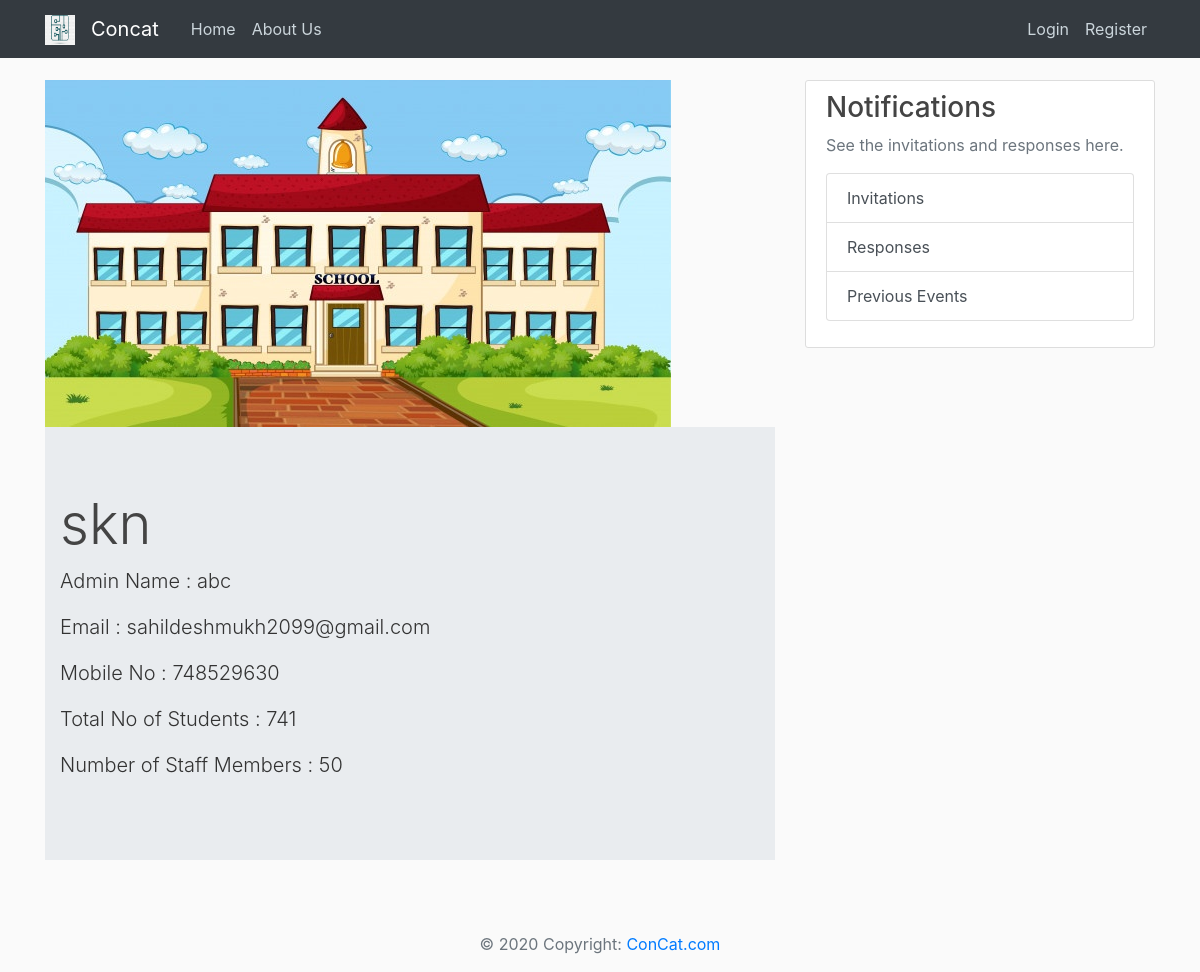
Before: /institute_info/1 with the older database file.
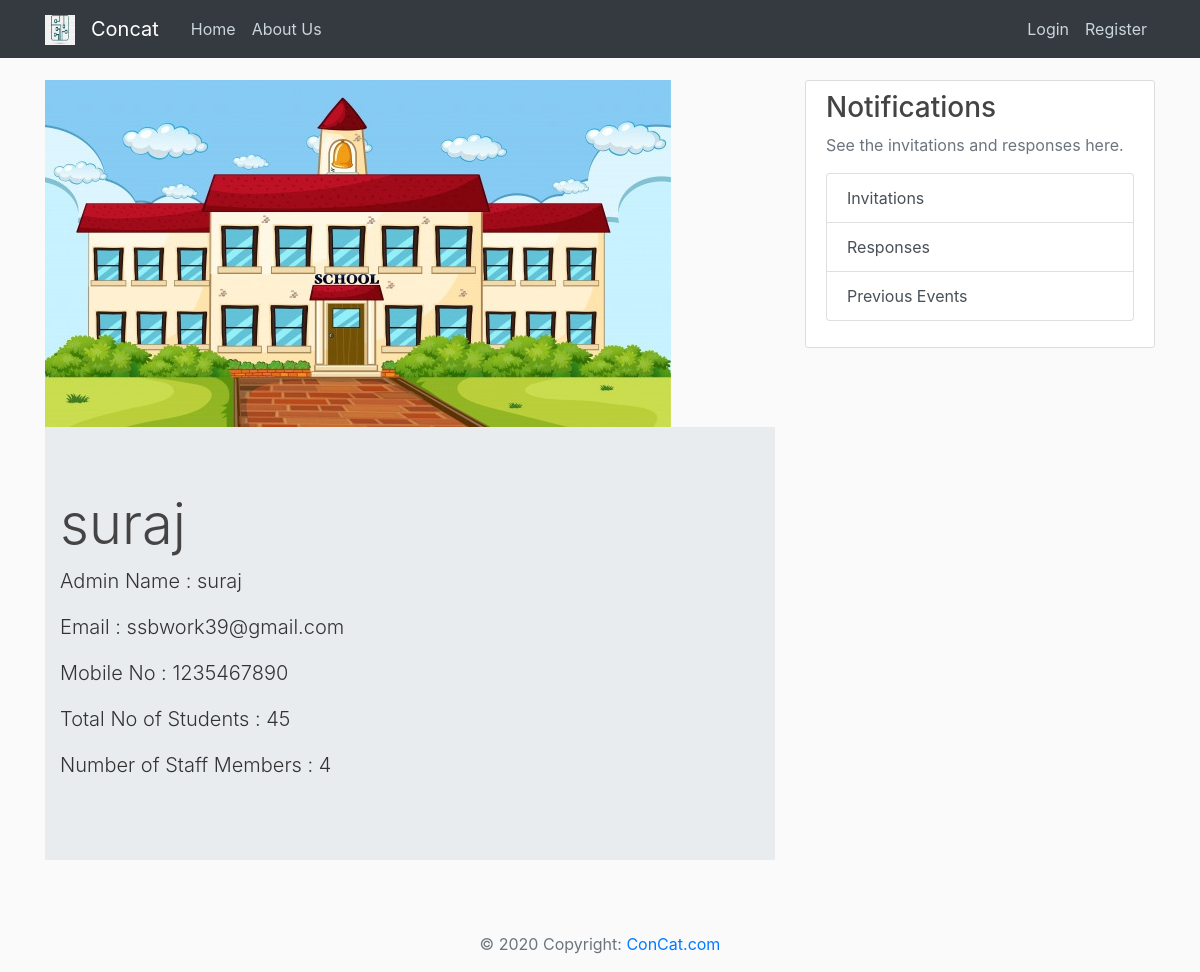
After: the same page with the newer database file.
### FlaskApp/models.py (models this page shows, shortened)
class Institute(db.Model , UserMixin):
	id = db.Column(db.Integer , primary_key = True)
	ins_name = db.Column(db.String(70),unique = True,nullable = False)
	admin_name = db.Column(db.String(50),nullable = False)
	address = db.Column(db.String(100),nullable=False)
	mobile_no = db.Column(db.Integer,unique = True,nullable=False)
	no_of_students = db.Column(db.Integer,nullable=False)
	no_of_staff = db.Column(db.Integer,nullable=False)
	email = db.Column(db.String(120),unique = True,nullable = False)
	password = db.Column(db.String(60),nullable=False)
	scope = db.Column(db.String(200),nullable=False)
	ins_img = db.Column(db.String(20), default='default.jpg')
	posts = db.relationship('Event',backref='host',lazy=True)

### FlaskApp/routes.py (the view)
@app.route("/institute_info/<int:ins_id>")
def institute_info(ins_id):
	institute = Institute.query.get_or_404(ins_id)
	events = Event.query.filter_by(host=institute).order_by(Event.event_date.desc())
	return render_template('institute_info.html',title=institute.ins_name,institute=institute , events = events)

### FlaskApp/templates/institute_info.html (shortened to what this page needs)
{% extends "layout.html" %}
{% block content %}
    <img src="{{ url_for('static' , filename = 'ins_profiles/'+institute.ins_img) }}">
    <div class="jumbotron jumbotron-fluid">
      <div class="container">
        <h1 class="display-4"> {{ institute.ins_name }}</h1>
        <p class="lead">Admin Name : {{ institute.admin_name }}</p>
        <p class="lead">Email : {{ institute.email }}</p>
        <p class="lead">Mobile No : {{ institute.mobile_no }}</p>
        <p class="lead">Total No of Students : {{ institute.no_of_students }}</p>
        <p class="lead">Number of Staff Members : {{ institute.no_of_staff }}</p>
      </div>
  </div>
{% endblock content %}

### FlaskApp/templates/layout.html (shortened to what this page needs)
<!DOCTYPE html>
<html>
<head>
    <link rel="stylesheet" href="https://maxcdn.bootstrapcdn.com/bootstrap/4.0.0/css/bootstrap.min.css">
    <link rel="stylesheet" type="text/css" href="../static/main.css">
	</head>
	<body>
		<header class="site-header">
	      	<nav class="navbar navbar-expand-md navbar-dark bg-dark fixed-top">
	        <div class="container">
			  <a class="navbar-brand" href="/">
			    <img src="{{ url_for('static',filename='logo/images.png') }}" width="30" height="30" alt="">
			  </a>
	          <a class="navbar-brand mr-4" href="/">Concat</a>
	          	<div class="collapse navbar-collapse" id="navbarToggle">
	            	<div class="navbar-nav mr-auto">
	             	 	<a class="nav-item nav-link" href="{{ url_for('home') }}">Home</a>
	              		<a class="nav-item nav-link" href="{{ url_for('about') }}">About Us</a>
	            	</div>
	            	<div class="navbar-nav">
	            		{% if current_user.is_authenticated  %}
		                	<a class="nav-item nav-link" href="{{ url_for('create_post') }}">New Event</a>
		                	<a class="nav-item nav-link" href="{{ url_for('institute_info' , ins_id=current_user.id) }}">Account</a>
		                	<a class="nav-item nav-link" href="{{ url_for('logout') }}">Logout</a>
	                	{% else %}
		                	<a class="nav-item nav-link" href="{{ url_for('login') }}">Login</a>
		                	<a class="nav-item nav-link" href="{{ url_for('register') }}">Register</a>
	                	{% endif %}
	            	</div>
	          	</div>
	        </div>
	      	</nav>
	    </header>
	    <main role="main" class="container">
		    <div class="row">
		        <div class="col-md-8">
		        	{% block content %}{% endblock %}
		        </div>
			    <div class="col-md-4">
		          <div class="content-section">
		            <h3>Notifications</h3>
		            <p class='text-muted'>See the invitations and responses here.
		              	<div class="list-group">
						  <a href="#" class="list-group-item list-group-item-action">
						    Invitations
						  </a>
						  <a href="#" class="list-group-item list-group-item-action">
						  	Responses
						  </a>
						  <a href="#" class="list-group-item list-group-item-action">
						  	Previous Events
						  </a>
						</div>
		            </p>
		          </div>
		        </div>
		    </div>
		</main>
		<footer class="page-footer font-small blue pt-4">
			<div class="footer-copyright text-center py-3">
				<span class="text-muted">© 2020 Copyright: </span>
				<span><a href="#">ConCat.com</a></span>
			</div>
		</footer>
	</body>
	</html>

### FlaskApp/static/main.css (style rules this page uses)
body { background: #fafafa; color: #333333; margin-top: 5rem; }
h1, h2, h3, h4, h5, h6 { color: #444444; }
.site-header .navbar-nav .nav-link { color: #cbd5db; }
.content-section { background: #ffffff; padding: 10px 20px; border: 1px solid #dddddd; border-radius: 3px; margin-bottom: 20px; }

Changed rows visible on the page:
changed Institute: ins_name "skn" → "suraj"; admin_name "abc" → "suraj"; email "sahildeshmukh2099@gmail.com" → "ssbwork39@gmail.com"; mobile_no "748529630" → "1235467890"; no_of_students "741" → "45"; no_of_staff "50" → "4"
